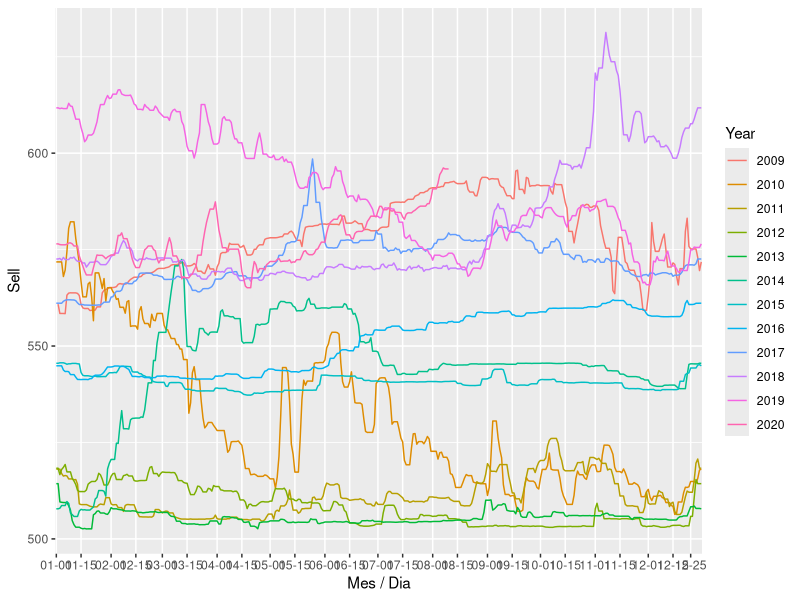

Write R code to recreate this figure.
library(ggplot2)

# load historical data
dolartotal <- read.csv("crc-usd.csv", header=TRUE)

# parse dates
dolartotal$Date <- as.Date(dolartotal$Date, "%d %b %Y")
dolar <- dolartotal[dolartotal$Date > '2009-01-01',]

# add year col
dolar$Year <- substring(dolar$Date, 0, 4)
dolar$Year <- as.factor(dolar$Year)

dolar$MonDay <- substring(dolar$Date, 6, 10)
dolar$MonDay <- as.factor(dolar$MonDay)

xlabels <- c("01-01", "01-15", "02-01", "02-15", "03-01", "03-15", 
             "04-01", "04-15", "05-01", "05-15", "06-01", "06-15",
             "07-01", "07-15", "08-01", "08-15", "09-01", "09-15",
             "10-01", "10-15", "11-01", "11-15", "12-01", "12-15", "12-25")

ggplot(data=dolar, 
       aes(x=MonDay, y=Sell, group=Year, color=Year)) +
  geom_line() +
  scale_x_discrete("Mes / Dia", breaks=xlabels)